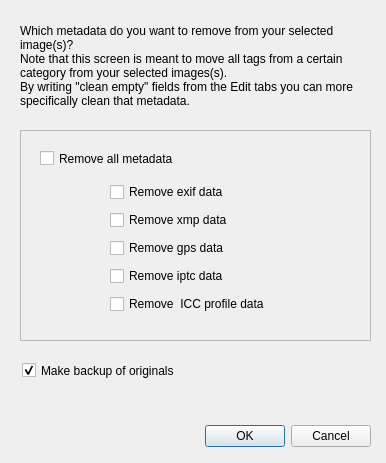
<?xml version="1.0" encoding="UTF-8"?>
<ui version="4.0">
 <class>Dialog_remove_metadata</class>
 <widget class="QDialog" name="Dialog_remove_metadata">
  <property name="geometry">
   <rect>
    <x>0</x>
    <y>0</y>
    <width>386</width>
    <height>463</height>
   </rect>
  </property>
  <property name="windowTitle">
   <string>Remove metadata</string>
  </property>
  <widget class="QDialogButtonBox" name="rmdd_dialogButtonBox">
   <property name="geometry">
    <rect>
     <x>30</x>
     <y>420</y>
     <width>341</width>
     <height>32</height>
    </rect>
   </property>
   <property name="orientation">
    <enum>Qt::Horizontal</enum>
   </property>
   <property name="standardButtons">
    <set>QDialogButtonBox::Cancel|QDialogButtonBox::Ok</set>
   </property>
  </widget>
  <widget class="QFrame" name="rmdd_frame">
   <property name="geometry">
    <rect>
     <x>20</x>
     <y>130</y>
     <width>351</width>
     <height>211</height>
    </rect>
   </property>
   <property name="frameShape">
    <enum>QFrame::StyledPanel</enum>
   </property>
   <property name="frameShadow">
    <enum>QFrame::Raised</enum>
   </property>
   <widget class="QWidget" name="gridLayoutWidget">
    <property name="geometry">
     <rect>
      <x>90</x>
      <y>50</y>
      <width>251</width>
      <height>141</height>
     </rect>
    </property>
    <layout class="QGridLayout" name="rmdd_gridLayout">
     <item row="2" column="0">
      <widget class="QCheckBox" name="chk_rem_gps_data">
       <property name="toolTip">
        <string>gps data can be both in exif and xmp data</string>
       </property>
       <property name="text">
        <string>Remove gps data</string>
       </property>
      </widget>
     </item>
     <item row="0" column="0">
      <widget class="QCheckBox" name="chk_rem_exif_data">
       <property name="text">
        <string>Remove exif data</string>
       </property>
      </widget>
     </item>
     <item row="1" column="0">
      <widget class="QCheckBox" name="chk_rem_xmp_data">
       <property name="text">
        <string>Remove xmp data</string>
       </property>
      </widget>
     </item>
     <item row="3" column="0">
      <widget class="QCheckBox" name="chk_rem_iptc_data">
       <property name="text">
        <string>Remove iptc data</string>
       </property>
      </widget>
     </item>
     <item row="4" column="0">
      <widget class="QCheckBox" name="chk_rem_iccprofile_data">
       <property name="text">
        <string>Remove  ICC profile data</string>
       </property>
      </widget>
     </item>
    </layout>
   </widget>
   <widget class="QCheckBox" name="chk_rem_all_metadata">
    <property name="geometry">
     <rect>
      <x>20</x>
      <y>20</y>
      <width>162</width>
      <height>17</height>
     </rect>
    </property>
    <property name="toolTip">
     <string>(Un)Check this value will (un)check all underlying values</string>
    </property>
    <property name="text">
     <string>Remove all metadata</string>
    </property>
   </widget>
  </widget>
  <widget class="QLabel" name="rmdd_lbl">
   <property name="geometry">
    <rect>
     <x>20</x>
     <y>10</y>
     <width>351</width>
     <height>111</height>
    </rect>
   </property>
   <property name="text">
    <string>Which metadata do you want to remove from your selected image(s)?
Note that this screen is meant to move all tags from a certain category from your selected images(s).
By writing &quot;clean empty&quot; fields from the Edit tabs you can more specifically clean that metadata.</string>
   </property>
   <property name="wordWrap">
    <bool>true</bool>
   </property>
  </widget>
  <widget class="QCheckBox" name="chk_rem_backuporiginals">
   <property name="geometry">
    <rect>
     <x>22</x>
     <y>360</y>
     <width>231</width>
     <height>21</height>
    </rect>
   </property>
   <property name="text">
    <string>Make backup of originals</string>
   </property>
   <property name="checked">
    <bool>true</bool>
   </property>
  </widget>
 </widget>
 <tabstops>
  <tabstop>chk_rem_all_metadata</tabstop>
  <tabstop>chk_rem_exif_data</tabstop>
  <tabstop>chk_rem_xmp_data</tabstop>
  <tabstop>chk_rem_gps_data</tabstop>
  <tabstop>chk_rem_iptc_data</tabstop>
  <tabstop>chk_rem_iccprofile_data</tabstop>
  <tabstop>rmdd_dialogButtonBox</tabstop>
 </tabstops>
 <resources/>
 <connections>
  <connection>
   <sender>rmdd_dialogButtonBox</sender>
   <signal>accepted()</signal>
   <receiver>Dialog_remove_metadata</receiver>
   <slot>accept()</slot>
   <hints>
    <hint type="sourcelabel">
     <x>248</x>
     <y>254</y>
    </hint>
    <hint type="destinationlabel">
     <x>157</x>
     <y>274</y>
    </hint>
   </hints>
  </connection>
  <connection>
   <sender>rmdd_dialogButtonBox</sender>
   <signal>rejected()</signal>
   <receiver>Dialog_remove_metadata</receiver>
   <slot>reject()</slot>
   <hints>
    <hint type="sourcelabel">
     <x>316</x>
     <y>260</y>
    </hint>
    <hint type="destinationlabel">
     <x>286</x>
     <y>274</y>
    </hint>
   </hints>
  </connection>
 </connections>
</ui>
